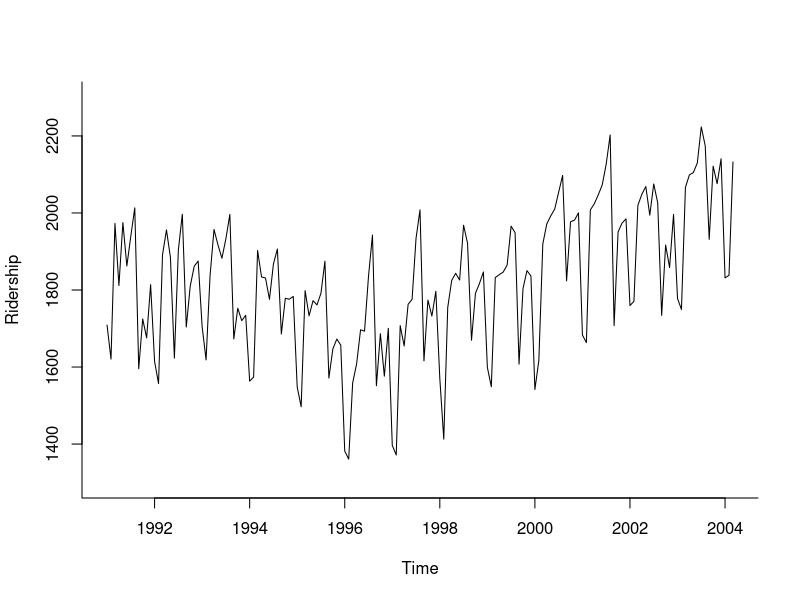
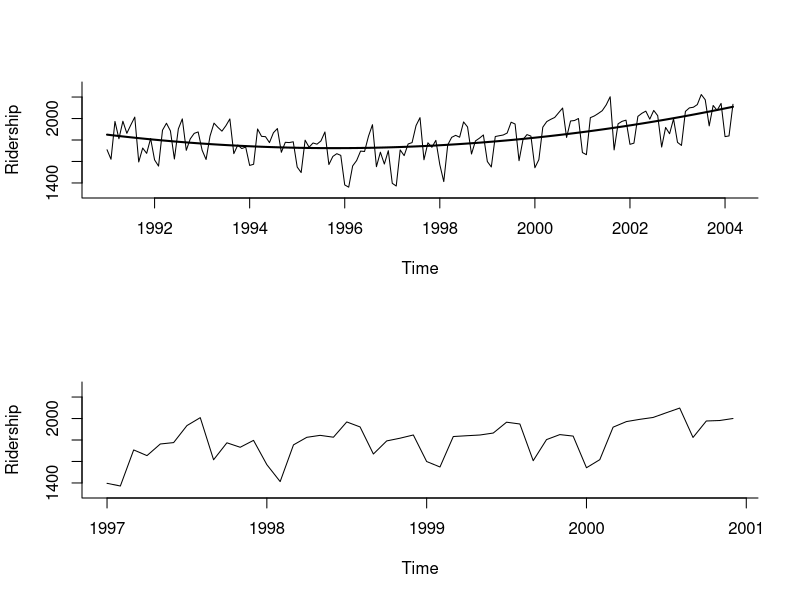
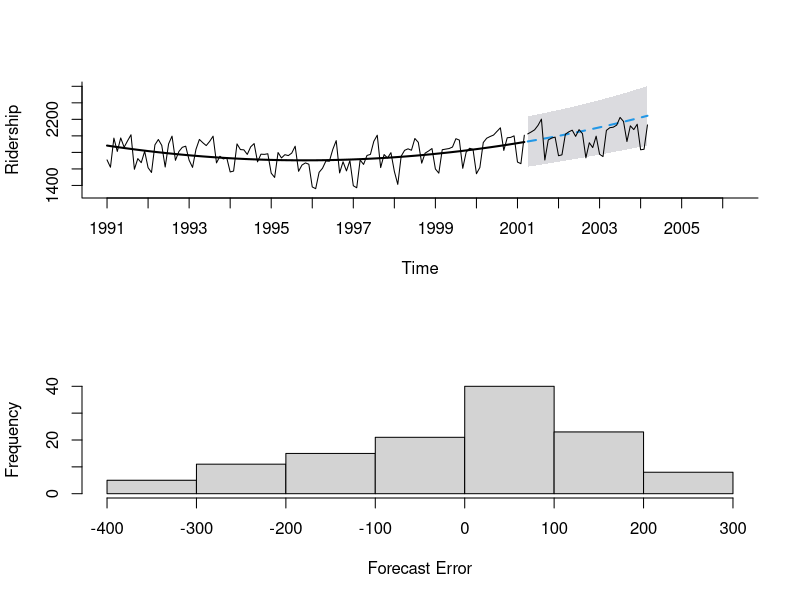

R code for these plots, in order:
library(forecast)

Amtrak.data <- read.csv("datasets/Amtrak data.csv")
par(mfrow = c(1,1))
ridership.ts <- ts(Amtrak.data$Ridership, start = c(1991, 1), end = c(2004, 3), freq = 12)
plot(ridership.ts, xlab = "Time", ylab = "Ridership", ylim = c(1300, 2300), bty = "l")

ridership.lm <- tslm(ridership.ts ~ trend + I(trend ^ 2))

par(mfrow = c(2, 1))
plot(ridership.ts, xlab = "Time", ylab = "Ridership", ylim = c(1300, 2300), bty = "l")
lines(ridership.lm$fitted.values, lwd = 2)
ridership.ts.zoom <- window(ridership.ts, start = c(1997, 1), end = c(2000, 12))
plot(ridership.ts.zoom, xlab = "Time", ylab = "Ridership", ylim = c(1300, 2300), bty = "l")

nValid <- 36
nTrain <- length(ridership.ts) - nValid
train.ts <- window(ridership.ts, start = c(1991, 1), end = c(1991, nTrain))
valid.ts <- window(ridership.ts, start = c(1991, nTrain + 1), end = c(1991, nTrain + nValid))
ridership.lm <- tslm(train.ts ~ trend + I(trend ^ 2))
ridership.lm.pred <- forecast(ridership.lm, h = nValid, level = 95)

par(mfrow = c(2,1))

plot(ridership.lm.pred, ylim = c(1300, 2600), ylab = "Ridership", xlab = "Time", bty = "l",
     xaxt = "n", xlim = c(1991, 2006.25), main = "", flty = 2)
axis(1, at = seq(1991, 2006, 1), labels = format(seq(1991, 2006, 1)))
lines(ridership.lm$fitted, lwd = 2)
lines(valid.ts)

hist(ridership.lm.pred$residuals, ylab = "Frequency", xlab = "Forecast Error", bty = "l", main = "")

accuracy(ridership.lm.pred$mean, valid.ts)